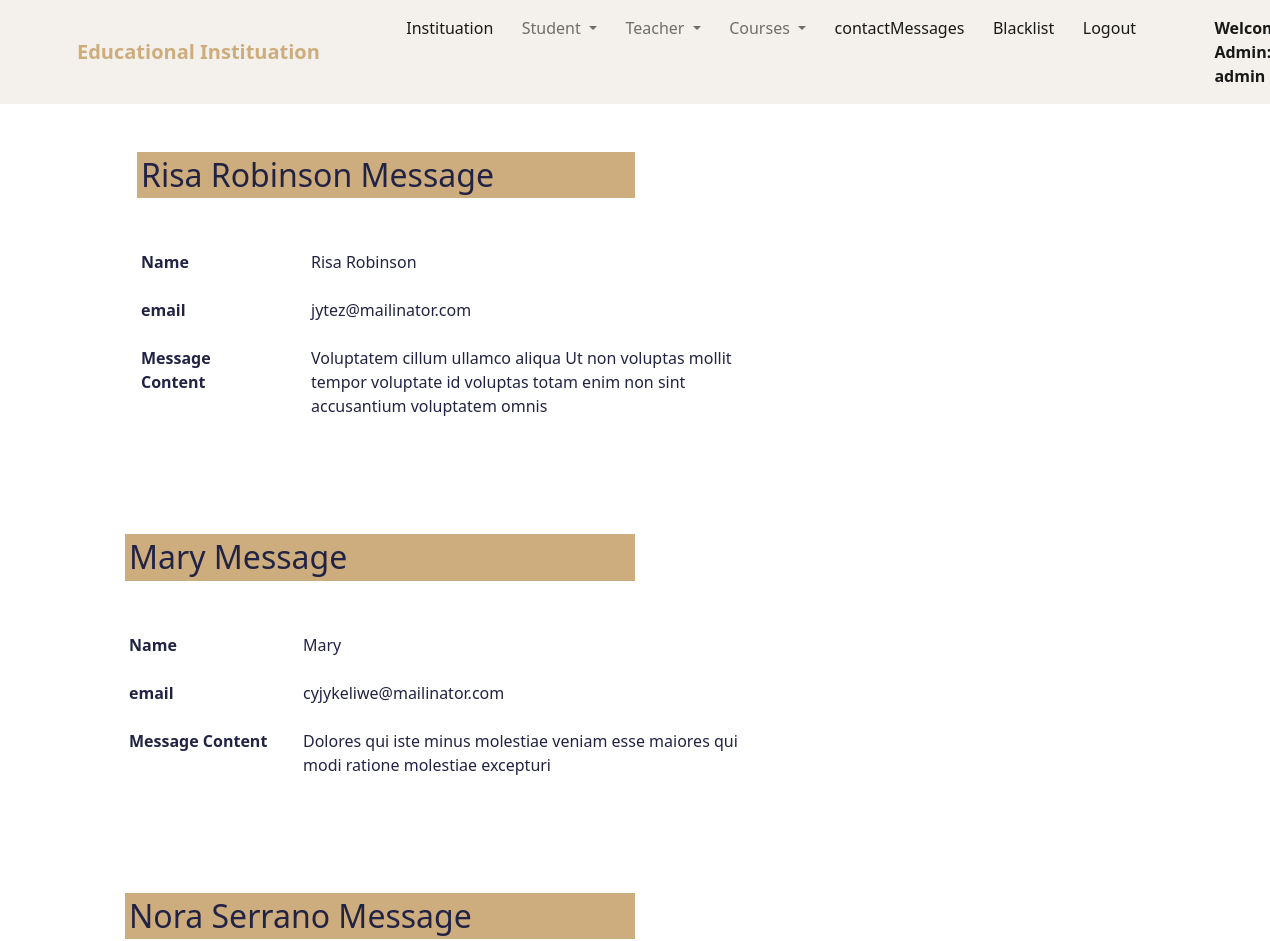
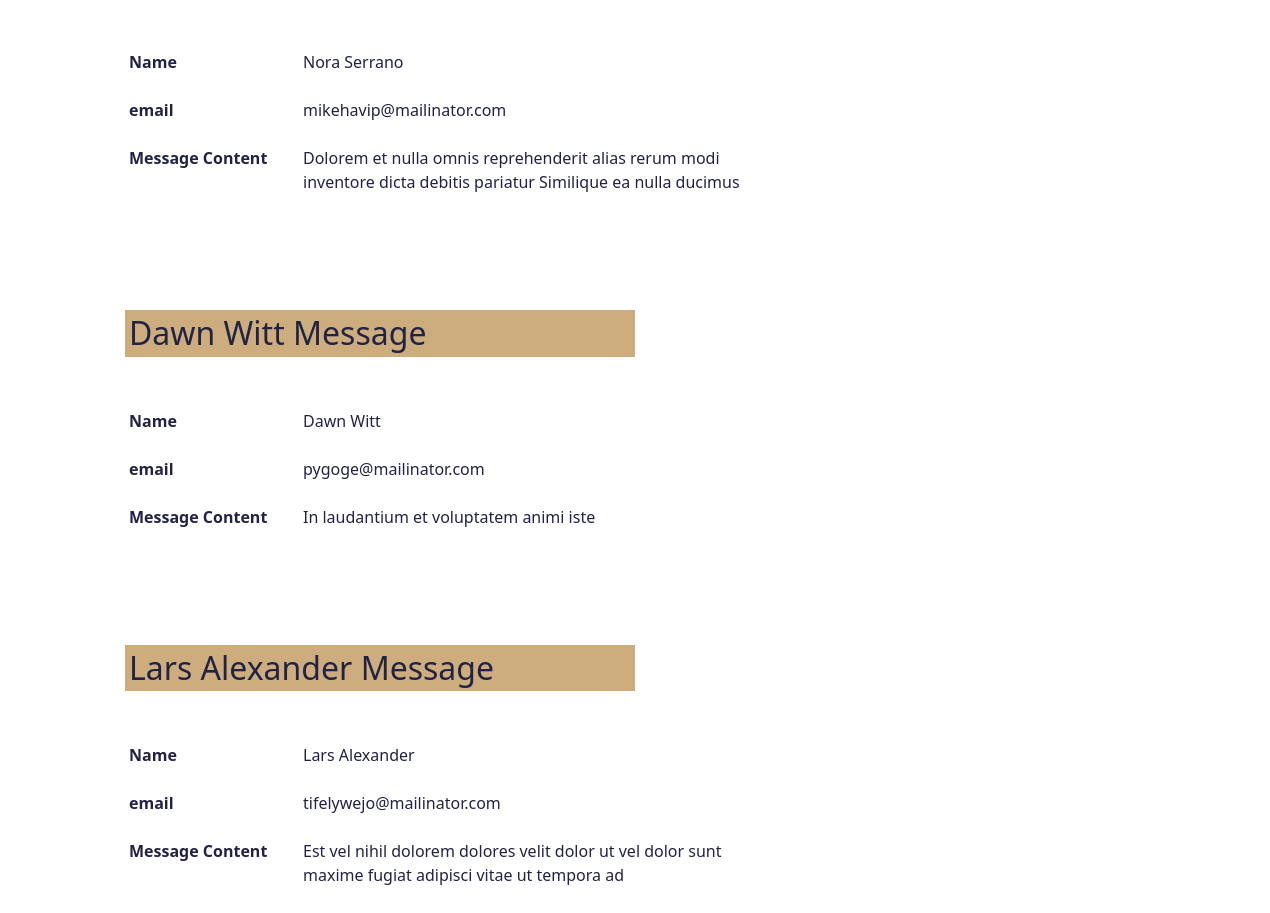
Screenshot of /messages_contact/ (signed in) with the database file from the repository (2 pictures, top to bottom).
### landingPage/models.py (models this page shows, shortened)
class ContactMessages (models.Model):
    full_name=models.CharField(max_length=100)
    email = models.CharField(max_length=100)
    message_content = models.CharField(max_length=500)

### education/views.py (the view)
# urls.py: path("messages_contact/", views.messages_contact, name="messages_contact"),
@user_passes_test(lambda u: u.is_superuser)
@login_required(login_url = 'login/')
def messages_contact (request):
    messages = ContactMessages.objects.all()
    return render(request, "education/admin/messages_contact.html", {"messages":messages})

### education/templates/education/admin/messages_contact.html (shortened to what this page needs)
{% extends 'education/admin/admin_navbar.html' %}
{% load static %}
{% block body %}
<section>
    <div class="container">
        {% for message in messages %}
            <div class="container">
                <div class="row p-5 justify-content-center">
                    <div class="">
                        <h2 class="brown-bg p-1 dark-blue col-md-6 mb-5">{{ message.full_name }} Message</h2>
                        <div class="row">
                            <div class="col-md-2">
                                <p class=" p-1 dark-blue fw-bold  hed-color "> Name</p>
                            </div>
                            <div class="col-md-8">
                                <p class=" p-1 dark-blue col-md-8">{{ message.full_name }}</p>
                            </div>
                        </div>
                        <div class="row">
                            <div class="col-md-2">
                                <p class=" p-1 dark-blue fw-bold  hed-color "> email</p>
                            </div>
                            <div class="col-md-8">
                                <p class=" p-1 dark-blue col-md-8">{{  message.email }}</p>
                            </div>
                        </div>
                        <div class="row">
                            <div class="col-md-2">
                                <p class=" p-1 dark-blue fw-bold  hed-color "> Message Content</p>
                            </div>
                            <div class="col-md-8">
                                <p class=" p-1 dark-blue col-md-8">{{  message.message_content }}</p>
                            </div>
                        </div>
                        </div>
                    </div>
                </div>
            </div>
        {% endfor %}
</section>
{% endblock %}

### education/templates/education/admin/admin_navbar.html (shortened to what this page needs)
<!doctype html>
{% load static %}
<html lang="en">
  <head>
    <link href="https://cdn.jsdelivr.net/npm/bootstrap@5.1.0/dist/css/bootstrap.min.css" rel="stylesheet">
    <link rel="stylesheet" href="https://cdn.datatables.net/1.10.25/css/jquery.dataTables.min.css">
    <link rel="stylesheet" href="https://cdn.datatables.net/buttons/1.7.1/css/buttons.dataTables.min.css">
    <link rel="stylesheet" href="{% static 'landingPage/style.css' %}">
    <link rel="stylesheet" href="https://cdnjs.cloudflare.com/ajax/libs/font-awesome/4.7.0/css/font-awesome.min.css">
  </head>
  <body>
    <nav class="navbar navbar-expand-lg navbar-light bg-light mynav">
        <div class="container">
          <a class="navbar-brand hed-color fw-bold" href="/">Educational Instituation</a>
          <div class="collapse navbar-collapse" id="navbarSupportedContent">
            <ul class="navbar-nav me-auto mb-2 mb-lg-0">
              <li class="nav-item">
                <a class="nav-link active" aria-current="page" href="{% url 'admin-panel' %}">Instituation</a>
              </li>
              <li class="nav-item dropdown">
                <a class="nav-link dropdown-toggle" href="#" id="navbarDropdown" role="button" data-bs-toggle="dropdown" aria-expanded="false">
                  Student
                </a>
              </li>
              <li class="nav-item dropdown">
                <a class="nav-link dropdown-toggle" href="#" id="navbarDropdown" role="button" data-bs-toggle="dropdown" aria-expanded="false">
                  Teacher
                </a>
              </li>
              <li class="nav-item dropdown">
                <a class="nav-link dropdown-toggle" href="#" id="navbarDropdown" role="button" data-bs-toggle="dropdown" aria-expanded="false">
                  Courses
                </a>
              </li>
              <li class="nav-item">
                <a class="nav-link active" aria-current="page" href="{% url 'messages_contact' %}">contactMessages</a>
              </li>
              <li class="nav-item">
                <a class="nav-link active" aria-current="page" href="{% url 'view_blacklist' %}">Blacklist</a>
              </li>
              <li class="nav-item">
                <a class="nav-link active" aria-current="page" href="{% url 'logout' %}">Logout</a>
              </li>
              <li class="nav-item">
                <a style="font-weight:600; font-family:'Segoe UI', Tahoma, Geneva, Verdana, sans-serif;" class="nav-link active" href="#">Welcome Admin: {{request.user}}</a>
              </li>
            </ul>
          </div>
        </div>
      </nav>
      {% block body %}
      {% endblock %}
  </body>
</html>

### landingPage/static/landingPage/style.css (style rules this page uses)
.mynav { background: #F4F1EC!important; }
.hed-color { color: #CDAD7D!important; }
.dark-blue { color: #222344!important; }
.brown-bg { background-color: #CDAD7D !important; }

### rows the page displays
ContactMessages: full_name "Risa Robinson", email "jytez@mailinator.com", message_content "Voluptatem cillum ullamco aliqua Ut non voluptas mollit tempor voluptate id voluptas totam enim non sint accusantium voluptatem omnis"
ContactMessages: full_name "Mary", email "cyjykeliwe@mailinator.com", message_content "Dolores qui iste minus molestiae veniam esse maiores qui modi ratione molestiae excepturi"
ContactMessages: full_name "Nora Serrano", email "mikehavip@mailinator.com", message_content "Dolorem et nulla omnis reprehenderit alias rerum modi inventore dicta debitis pariatur Similique ea nulla ducimus"
ContactMessages: full_name "Dawn Witt", email "pygoge@mailinator.com", message_content "In laudantium et voluptatem animi iste"
ContactMessages: full_name "Lars Alexander", email "tifelywejo@mailinator.com", message_content "Est vel nihil dolorem dolores velit dolor ut vel dolor sunt maxime fugiat adipisci vitae ut tempora ad"

### other values shown
{{ request.user }} "admin"
